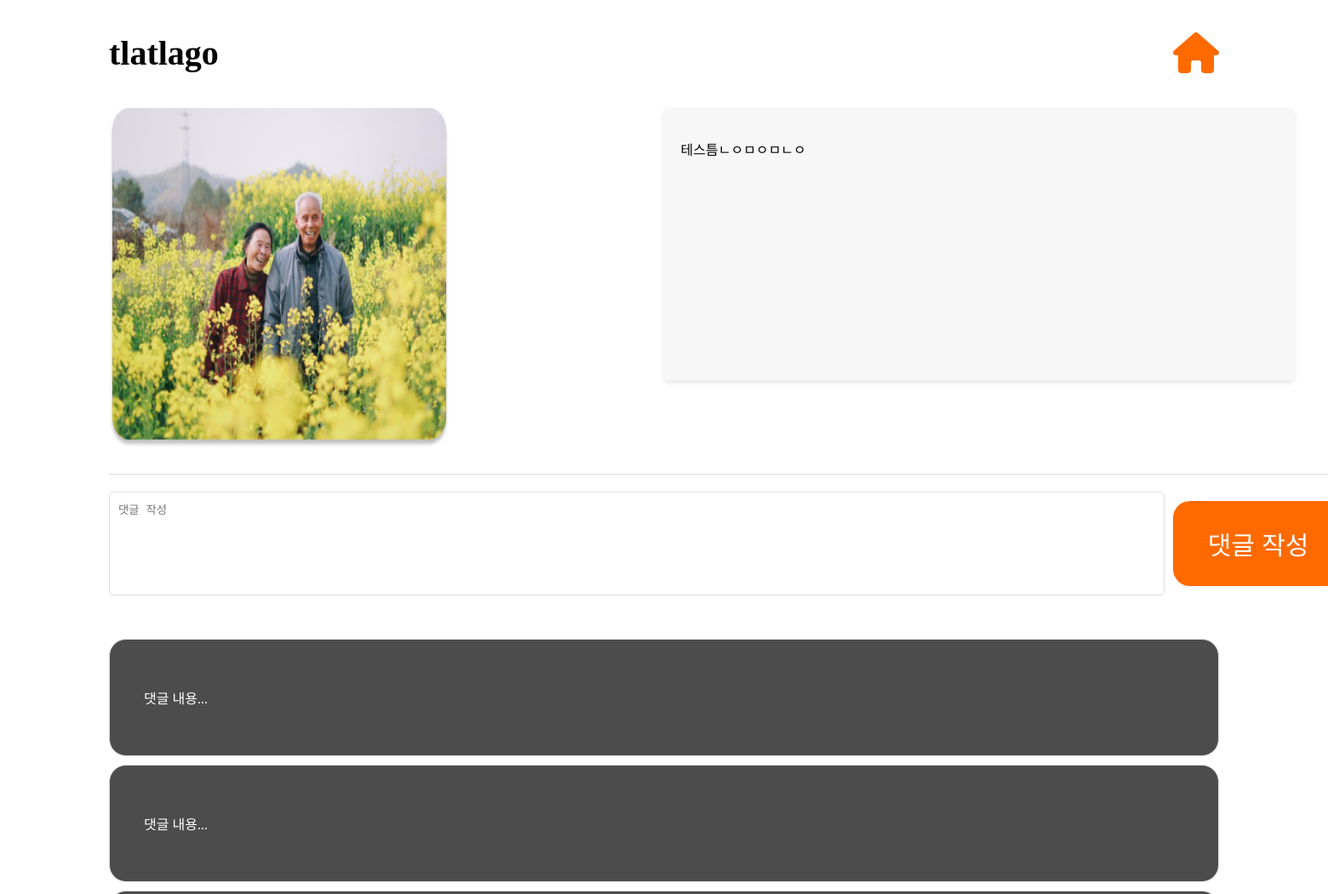
The app's page /posts/4/ with its own data.
### posts/models.py (models this page shows)
class Post(models.Model):
    image = models.ImageField(verbose_name='이미지', null=True, blank=True)
    content = models.TextField(verbose_name='내용')
    created_at = models.DateTimeField(verbose_name='작성일', auto_now_add=True)
    view_count = models.IntegerField(verbose_name='조회수', default=0)
    writer = models.ForeignKey(to=User, on_delete=models.CASCADE, null=True, blank=True)

### users/models.py (models this page shows)
class CustomUser(AbstractUser):
    profile_picture = models.ImageField(upload_to='profile_pics/', blank=True, null=True)

### posts/views.py (the view)
# urls.py: path('<int:id>/', comment, name='comment'),
def comment(request, id):
    try:
        post = Post.objects.get(id=id)
    except Post.DoesNotExist:
        return redirect('index')
    context = {
        'post':post,
    }
    return render(request, 'posts/comment.html', context)

### templates/posts/comment.html (shortened to what this page needs)
{% load static %}
<!DOCTYPE html>
<html lang="ko">
<head>
    <link rel="stylesheet" href="{% static 'css/comment.css' %}">
</head>
<body>
  <header class="header">
    <div class="header-author">
        {{ post.writer }}
    </div>
    <div class="header-icons">
        <a href="{% url 'index' %}"><i class="fa-solid fa-house fa-3x" style="color: #FF6A00;"></i></a>
    </div>
  </header>
  <div class="main-content">
      <div class="post-scroll-container">
          <div class="post-scroll-inner">
              <div class="post-image-container">
                  <img src="{{ post.image.url }}" alt="게시물 이미지" class="post-image" style="width:400px; height:400px;">
              </div>
              <div class="post-content-container">
                  <div class="post-content">
                      <p>{{ post.content }}</p>
                  </div>
              </div>
          </div>
      </div>
      <div class="comment-container">
          <textarea class="comment-input" placeholder="댓글 작성" name="comment_in" id="comment_in"></textarea>
          <button class="comment-button" type="submit">댓글 작성</button>
      </div>
      <div class="comment-list">
          <div class="comment-scroll-container">
              <div class="comment">
                  <p>댓글 내용...</p>
              </div>
              <div class="comment">
                  <p>댓글 내용...</p>
              </div>
          </div>
      </div>
  </div>
</body>
</html>

### static/css/comment.css (style rules this page uses)
.header { display: flex; justify-content: space-between; align-items: center; padding: 10px 100px; border-bottom: 1px solid white; }
.header-author { font-size: 40px; font-weight: bold; }
.header-icons { display: flex; gap: 10px; }
body { padding:20px; max-height: 100vh; overflow: hidden; }
.post-content-container { flex: 1; background-color: #f7f7f7; padding: 20px; border-radius: 5px; box-shadow: 0px 3px 6px rgba(0, 0, 0, 0.1); height: 280px; margin-top: 30px; min-width: 300px; max-width: 700px; }
.post-scroll-inner { display: flex; align-items: flex-start; }
.post-image-container { margin-left: 100px; width: 40%; margin-right: 50px; display: flex; overflow-x: scroll; gap:10px; margin-top: 30px; }
.post-image { max-width: 100%; height: auto; }
.comment-container { width: 1450px; margin-top: 30px; padding-top: 20px; border-top: 1px solid #ddd; display: flex; align-items: center; margin-left: 100px; }
.comment-input { flex: 1; padding: 10px; border: 1px solid #ddd; border-radius: 5px; margin-right: 10px; resize: none; height: 100px; }
.comment-button { background-color: #FF6A00; color: white; border: none; border-radius: 20px; padding: 8px 15px; cursor: pointer; height: 100px; width:200px; font-size: 30px; }
.comment-list { margin-top: 20px; margin-left: 100px; margin-right: 100px; padding-top: 30px; border-top: 1px solid white; }
.comment-scroll-container { max-height: 300px; overflow-y: auto; }
.comment { margin-bottom: 10px; padding: 40px; border: 1px solid #ddd; border-radius: 20px; background-color: rgba(0, 0, 0, 0.7); color:white; }

### records on screen
Post: writer "tlatlago", image (picture), content "테스틈ㄴㅇㅁㅇㅁㄴㅇ"
